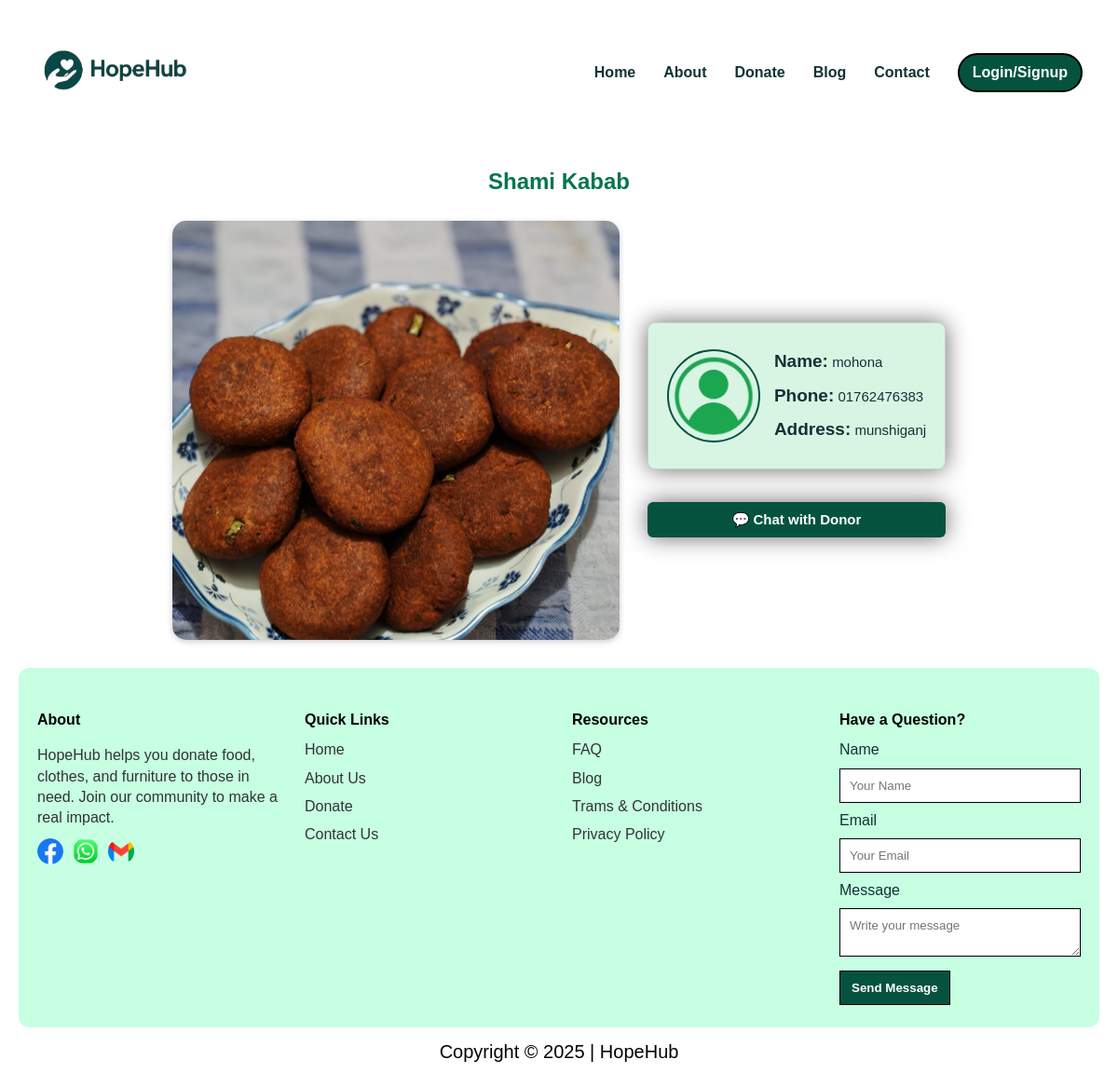
/donations/item/25/, run on the app's committed database.
### donations/models.py (models this page shows, shortened)
class Donation(models.Model):
    CATEGORY_CHOICES = [
        ('food', 'Food'),
        ('clothes', 'Clothes'),
        ('furniture', 'Furniture'),
    ]
    donor = models.ForeignKey(User, on_delete=models.CASCADE)
    category = models.CharField(max_length=20, choices=CATEGORY_CHOICES)
    item_name = models.CharField(max_length=100)
    item_image = models.ImageField(upload_to='donation_images/')
    quantity = models.PositiveIntegerField()
    address = models.TextField()
    donor_phone = models.CharField(max_length=20, blank=True, null=True)
    donor_address = models.TextField(blank=True, null=True)
    details = models.TextField()
    created_at = models.DateTimeField(auto_now_add=True)

### accounts/models.py (models this page shows, shortened)
class CustomUser(AbstractUser):
    phone = models.CharField(max_length=15, blank=True, null=True)
    name = models.CharField(max_length=150)
    address = models.TextField(blank=True, null=True)
    objects = CustomUserManager()

### donations/views.py (the view)
# urls.py: path('item/<int:item_id>/', views.item_detail, name='item_detail'),
def item_detail(request, item_id):
    item = get_object_or_404(Donation, id=item_id)
    context = {
        'item': item,
        'donor': item.donor,
    }
    return render(request, 'donations/item_detail.html', context)

### donations/templates/donations/item_detail.html (shortened to what this page needs)
{% load static %}
<!doctype html>
<html lang="bn">
<head>
 <link rel="stylesheet" href="{% static 'donations/details.css'%}">
</head>
<body>
  <div class="wrap">
    <header>
      <div class="brand">
        <a href="{% url 'home' %}"> <img src="{% static 'image/logo.png' %}" alt="HopeHub Logo"> </a>
      </div>
      <nav aria-label="Main navigation">
  <a href="{% url 'home' %}">Home</a>
  <a href="{% url 'aboutus' %}">About</a>
  <a href="{% url 'donateform' %}">Donate</a>
  <a href="{% url 'blog' %}">Blog</a>
  <a href="{% url 'contactus' %}">Contact</a>
  {% if user.is_authenticated %}
    <a href="{% url 'profile' %}" class="profile-icon">
      <img src="{% static 'image/profile.png' %}" alt="Profile" style="width:60px; height:40px; border-radius:50%;">
    </a>
  {% else %}
    <a class="cta" href="{% url 'login' %}">Login/Signup</a>
  {% endif %}
</nav>
    </header>
  <main class="item-section">
    <h2 class="item-title">{{ item.item_name }} </h2>
    <div class="item-container">
        <div class="item-image">
            {% if item.item_image %}
                <img src="{{ item.item_image.url }}" alt="{{ item.item_name }}">
            {% endif %}
        </div>
        <div class="item-info">
            <div class="donor-box">
                {% if item.donor.profile.picture %}
                    <img src="{{ item.donor.profile.picture.url }}" alt="{{ item.donor.username }}" class="donor-pic">
                {% else %}
                    <img src="{% static 'image/profile.png' %}" alt="{{ item.donor.username }}" class="donor-pic">
                {% endif %}
                <div class="donor-info">
                    <p><strong>Name:</strong> {{ item.donor.username }}</p>
<p><strong>Phone:</strong> {{ item.donor_phone }}</p>
<p><strong>Address:</strong> {{ item.donor_address }}</p>
                </div>
            </div>
            <button class="chat-btn">💬 Chat with Donor</button>
        </div>
    </div>
</main>
    <footer>
<div class="footer-col">
  <h4>About</h4>
  <p>HopeHub helps you donate food, clothes, and furniture to those in need.
Join our community to make a real impact.</p>
  <div class="social-icons">
    <a href="https://www.facebook.com" target="_blank">
        <img src="{% static 'image/facebook.png' %}" alt="Facebook">
    </a>
    <a href="https://web.whatsapp.com" target="_blank">
        <img src="{% static 'image/whatsapp.png' %}" alt="WhatsApp">
    </a>
    <a href="https://mail.google.com" target="_blank">
        <img src="{% static 'image/gmail.png' %}" alt="Gmail">
</a>
</div>
</div>
  <div class="footer-col links">
    <h4>Quick Links</h4>
    <ul>
      <li><a href="{% url 'home' %}">Home</a></li>
      <li><a href="{% url 'aboutus' %}">About Us</a></li>
      <li><a href="{% url 'donateform' %}">Donate</a></li>
      <li><a href="{% url 'contactus' %}">Contact Us</a></li>
    </ul>
  </div>
  <div class="footer-col resources">
    <h4>Resources</h4>
    <ul>
      <li><a href="{% url 'faq' %}">FAQ</a></li>
      <li><a href="{% url 'blog' %}">Blog</a></li>
      <li><a href="{% url 'termsconditions' %}">Trams & Conditions</a></li>
      <li><a href="{% url 'privacypolicy' %}">Privacy Policy</a></li>
    </ul>
  </div>
      <div class="footer-col contact-form" style="max-width:320px" >
        <h4>Have a Question?</h4>
        <form class="contact-form" action="https://api.web3forms.com/submit" method="POST">
              <label>Name</label>
              <input type="text" name="name" placeholder="Your Name">
              <label>Email</label>
              <input type="email" name="email" placeholder="Your Email">
              <label>Message</label>
              <textarea name="message" placeholder="Write your message"></textarea>
              <button type="submit">Send Message</button>
          </form>
      </div>
    </footer>
 <div class="copyright">
  Copyright &copy; 2025 | HopeHub
</div>
  </div>
</body>
</html>

### donations/static/donations/details.css (style rules this page uses)
:root { --green: #05533f; --green-dark: #076b25; --accent:#f1fdf6; --muted: #ffffff; --soft:#eafdf3; --radius:14px; --shadow: 0 6px 20px rgba(16,42,30,0.08); font-family: "Inter", system-ui, sans-serif; }
* { box-sizing:border-box }
body, h1, h2, h3, h4, h5, h6, input, textarea, button, p { font-family: 'Inria Sans', sans-serif; }
body { margin:0; background: #ffffff; color:#133; line-height:1.4; justify-content: center; align-items: center; display: flex; }
a { color:inherit;text-decoration:none }
img { max-width:100%;display:block }
.wrap { max-width: 1440px; width: 100%; margin:28px auto; padding:0 20px; }
header { width:100%; height:100px; background:white; padding:14px 18px; display:flex; justify-content:space-between; align-items:center; }
.brand img { width:180px; height:auto; }
nav { display:flex; gap:30px; align-items:center; font-weight:600; margin-left:auto; }
.cta { background: var(--green); color: white; padding: 8px 14px; border-radius:25px; border:2px solid black; font-weight:700; transition: background 0.3s; }
.item-section { padding: 30px 60px; }
.item-title { text-align: center; color: #04764b; margin-bottom: 25px; }
.item-container { display: flex; gap: 30px; justify-content: center; align-items: center; }
.item-image img { width: 480px; height: 450px; object-fit: cover; box-shadow: 0 2px 6px rgba(0,0,0,0.2); border-radius: 15px; }
.item-info { max-width: 400px; display: flex; flex-direction: column; gap: 15px; justify-content: center; }
.donor-box { background: #d8f5e4; padding: 20px; border-radius: 8px; border: 1px solid #ccc; display: flex; align-items: center; gap: 15px; box-shadow: 0 0 25px rgba(0,0,0,0.6); }
.donor-pic { width: 100px; height: 100px; border-radius: 50%; object-fit: cover; border: 2px solid var(--green); }
.donor-info { flex: 1; font-size: 15px; line-height: 1.6; }
.donor-info p { font-size: 15px; margin: 6px 0; font-weight: 500; }
.donor-info p strong { font-size: 19px; font-weight: 700; }
.chat-btn { background: #05533f; margin-top: 20px; color: #fff; border: none; padding: 10px; border-radius: 6px; cursor: pointer; font-size: 15px; font-weight: bold; transition: 0.3s; box-shadow: 0 0 25px rgba(0,0,0,0.6); }
footer { background: #C6FFE2; padding: 24px 20px; display: flex; flex-wrap: wrap; gap: 28px; border-radius: 12px; }
footer .footer-col { flex: 1 1 200px; }
footer .footer-col h4 { font-weight: 700; margin-bottom: 10px; color: #000; }
footer .footer-col p { font-weight: 400; color: #333; margin-bottom: 10px; line-height: 1.4; }
footer .footer-col ul { list-style: none; padding-left: 0; margin: 0; }
footer .footer-col ul li { margin-bottom: 8px; color: #333; cursor: pointer; }
footer .social-icons { display: flex; gap: 10px; margin-top: 8px; }
.footer-col .social-icons img { width: 28px; height: 28px; object-fit: cover; border-radius: 50%; }
.copyright { text-align: center; color: #000; font-size: 20px; margin: 12px 0 20px 0; }
.contact-form input,.contact-form textarea { width:100%; padding:10px; margin:8px 0; border: 1px solid black; }
.contact-form button { background:var(--green); color:white; padding:10px 12px; border: 1px solid black; cursor:pointer; font-weight:700; }

### data on the page
Donation: item_name "Shami Kabab", item_image (picture), donor.username "mohona", donor_phone "01762476383", donor_address "munshiganj"
